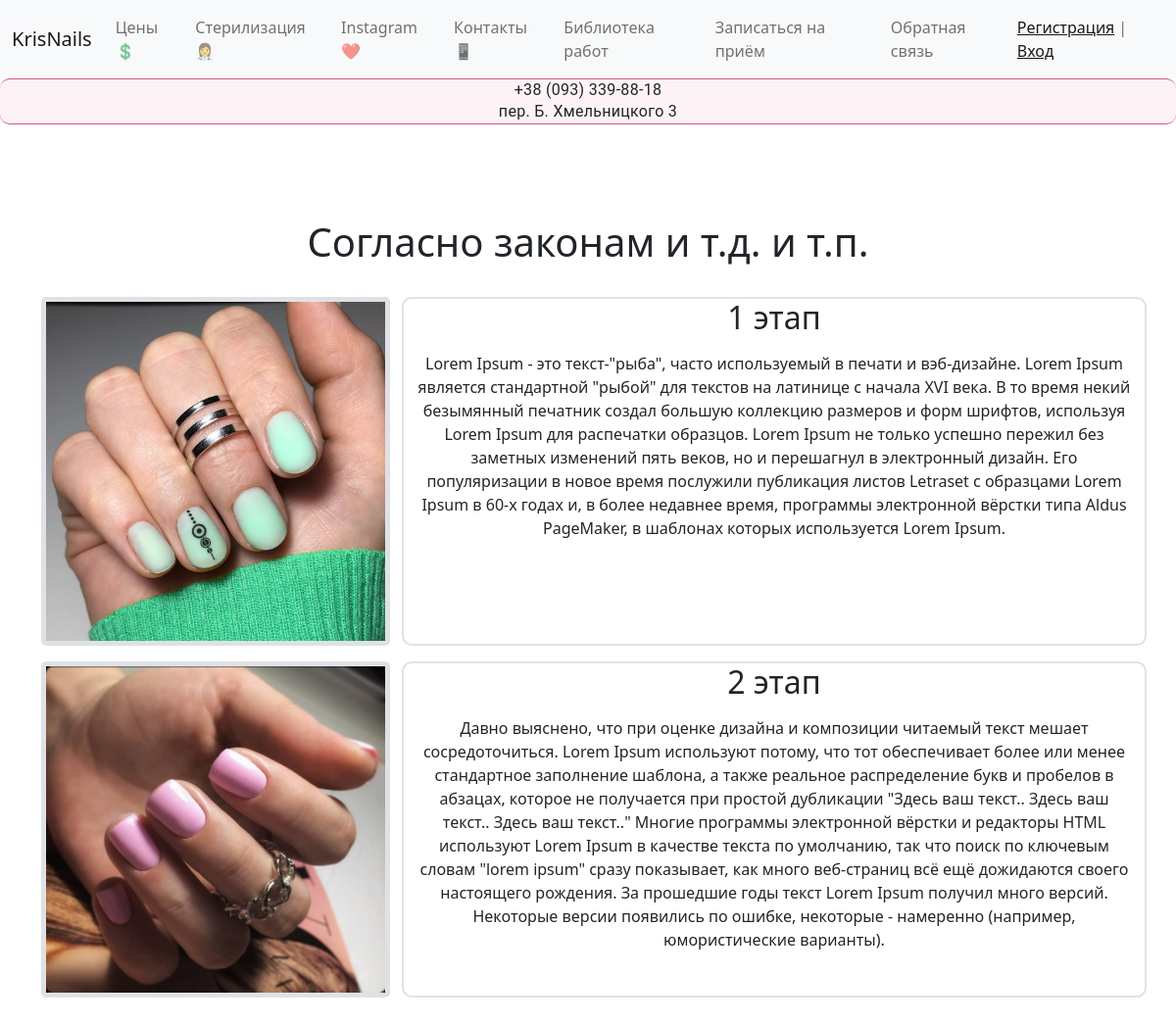
Screenshot of /services/cleaning/ with the database file from the repository.
### services/models.py (models this page shows, shortened)
class Cleaning(models.Model):
    step_name = models.CharField(max_length=150, verbose_name='Номер этапа')
    content = models.TextField(blank=True, verbose_name='Описание процедуры')
    created_at = models.DateTimeField(auto_now_add=True, verbose_name='Дата добавления')
    updated_at = models.DateTimeField(auto_now=True, verbose_name='Дата изменения')
    is_published = models.BooleanField(default=True, verbose_name='Опубликовано')
    photo = models.ImageField(upload_to='photo/%Y/%m/%d', blank=True, verbose_name='Фото')
    class Meta:
        verbose_name = 'Этап очистки'
        verbose_name_plural = 'Страница "Стерилизация"'
        ordering = []

### services/views.py (the view)
# urls.py: path('cleaning/', views.CleaningList.as_view(), name='cleaning'),
class CleaningList(ListView):
    model = Cleaning
    context_object_name = 'cleaning_list'
    template_name = 'services/cleaning_list.html'
    def get_context_data(self, *, object_list=None, **kwargs):
        context = super().get_context_data(**kwargs)
        context['header'] = Cleaning.objects.get(step_name='ЗАГОЛОВОК')
        context['title'] = 'Стерилизация'
        return context
    def get_queryset(self):
        return get_list_or_404(Cleaning, is_published=True)

### services/templates/services/cleaning_list.html (shortened to what this page needs)
{% extends 'base.html' %}
{% block cleaning %}
    <div class="container my-5 py-5">
        <div class="row">
            <div class="col-md-12 text-center mb-4">
                <h1>
                    {{ header.content }}
                </h1>
            </div>
            {% for step in cleaning_list %}
                {% if step.is_published %}
                    <div class="col-md-4 col-sm-12 mb-3">
                        <img class="w-100 rounded-3 border border-5" src="{{ step.photo.url }}" alt="...">
                    </div>
                    <div class="col-md-8 col-sm-12 text-center mb-3 text-background border border-2 ">
                        <h2>{{ step.step_name }}</h2>
                        <p class="mt-3 ">{{ step.content }}</p>
                    </div>
                {% endif %}
            {% endfor %}
        </div>
    </div>
{% endblock %}

### nails/static/css/style.css (style rules this page uses)
body { background: url(https://webfon.top/wp-content/uploads/2017/10/tools.png) left top repeat fixed; }
.text-background { background-color: rgba(255, 255, 255, 0.8); border-radius: 10px; }

### rows the page displays
Cleaning: content "Согласно законам и т.д. и т.п."
Cleaning: photo (picture), step_name "1 этап", content "Lorem Ipsum - это текст-\"рыба\", часто используемый в печати и вэб-дизайне. Lorem Ipsum является стандартной \"рыбой\" для текстов на латинице с начала XVI века. В то время некий безымянный печатник создал большую коллекцию размеров и форм шрифтов, используя Lorem Ipsum для распечатки образцов. Lorem Ipsum не только успешно пережил без заметных изменений пять веков, но и перешагнул в электронный дизайн. Его популяризации в новое время послужили публикация листов Letraset с образцами Lorem Ipsum в 60-х годах и, в более недавнее время, программы электронной вёрстки типа Aldus PageMaker, в шаблонах которых используется Lorem Ipsum."
Cleaning: photo (picture), step_name "2 этап", content "Давно выяснено, что при оценке дизайна и композиции читаемый текст мешает сосредоточиться. Lorem Ipsum используют потому, что тот обеспечивает более или менее стандартное заполнение шаблона, а также реальное распределение букв и пробелов в абзацах, которое не получается при простой дубликации \"Здесь ваш текст.. Здесь ваш текст.. Здесь ваш текст..\" Многие программы электронной вёрстки и редакторы HTML используют Lorem Ipsum в качестве текста по умолчанию, так что поиск по ключевым словам \"lorem ipsum\" сразу показывает, как много веб-страниц всё ещё дожидаются своего настоящего рождения. За прошедшие годы текст Lorem Ipsum получил много версий. Некоторые версии появились по ошибке, некоторые…"
